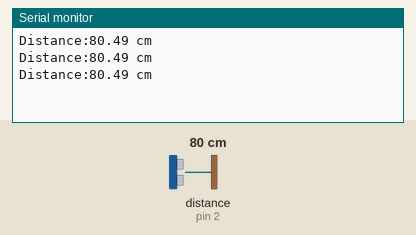
Recording of a sketch running on a simulated Arduino Uno, built with avr-gcc and run on an emulated ATmega328P. Shown: the last lines printed to the serial monitor. Wiring (inferred from the names in the program): ultrasonic range finder: trigger pin 3; echo pin 2. The inputs (shaded band) are chosen by the test bench; at power-on: distance to the obstacle (sensor on pin 2) 80 cm. The echo pulse lasts 58.3 µs per cm.

Above: at 1.5 s.
1.6 s: distance to the obstacle (sensor on pin 2) set to 2 cm
At 2.7 s:
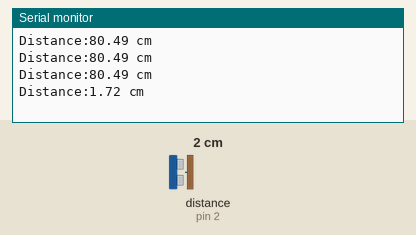
3.1 s: distance to the obstacle (sensor on pin 2) set to 4 cm
At 4.1 s:
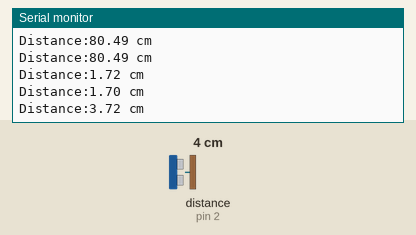
Timing chart, 0 to 6.1 s (numbered marks = the images above; inputs shaded):
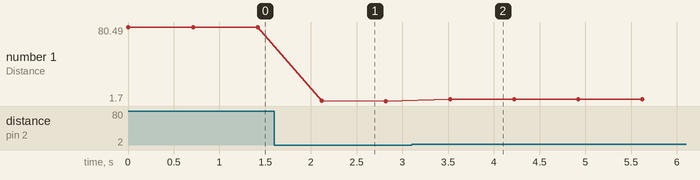

Measured:
- after the input at 1.6 s, the serial monitor: prints a new line after 0.52 s (image 1)
- after the input at 3.1 s, the serial monitor: prints a new line after 0.42 s (image 2)
- plotted number 1: 80.49 → 1.7 after the input at 1.6 s, 1.7 → 3.72 after the input at 3.1 s

The sketch:

____________.ino
```cpp
int TRIG = 3;
int ECHO = 2;

double duration = 0;
double distance = 0;
double speed_of_sound = 331.5 + 0.6 * 25; //気温が25度の時

void setup() {
  Serial.begin( 9600 );

  pinMode(ECHO, INPUT );
  pinMode(TRIG, OUTPUT );
}

void loop() {
  digitalWrite(TRIG, LOW);
  delayMicroseconds(2);
  digitalWrite( TRIG, HIGH );
  delayMicroseconds( 10 );
  digitalWrite( TRIG, LOW );
  duration = pulseIn( ECHO, HIGH );

  if (duration > 0) {
    duration = duration / 2;
    distance = duration * speed_of_sound * 100 / 1000000;
    Serial.print("Distance:");
    Serial.print(distance);
    Serial.println(" cm");
  }

  delay(700);
}
```
